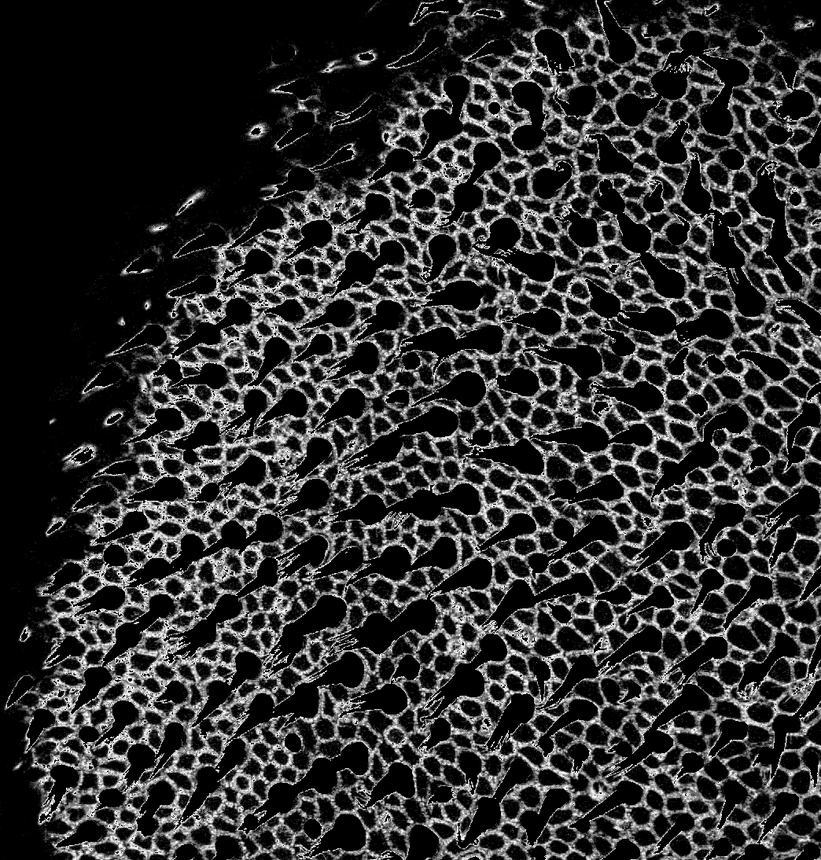
%> input picture Development/ImG.png, 821 x 860 px, shrunk from 1044 x 1094 before the run
$ octave --eval "result = imWatershed(imread('ImG.png'));"   (GNU Octave 9; MATLAB toolbox functions it lacks are replaced by stand-ins)
%> lines starting %> are read from the running program, lines starting %| are printed output that depends on the picture; in (x1, y1, x2, y2) boxes, pixels count from 0 and x2, y2 are one past the last pixel; in counts of white or black regions, pixels touching at a corner belong together; the program's own positions count from 1
function [L] = imWatershed(bwIm)
%IMWATERSHED Compute the watershed transform of a bitmap image.
%   [L] = IMWATERSHED(bwIm) computes the watershed transformed image L from
%   the input bitmap image bwIm.

% Compute the distance transform of the complement of the binary image.
D = bwdist(~bwIm);
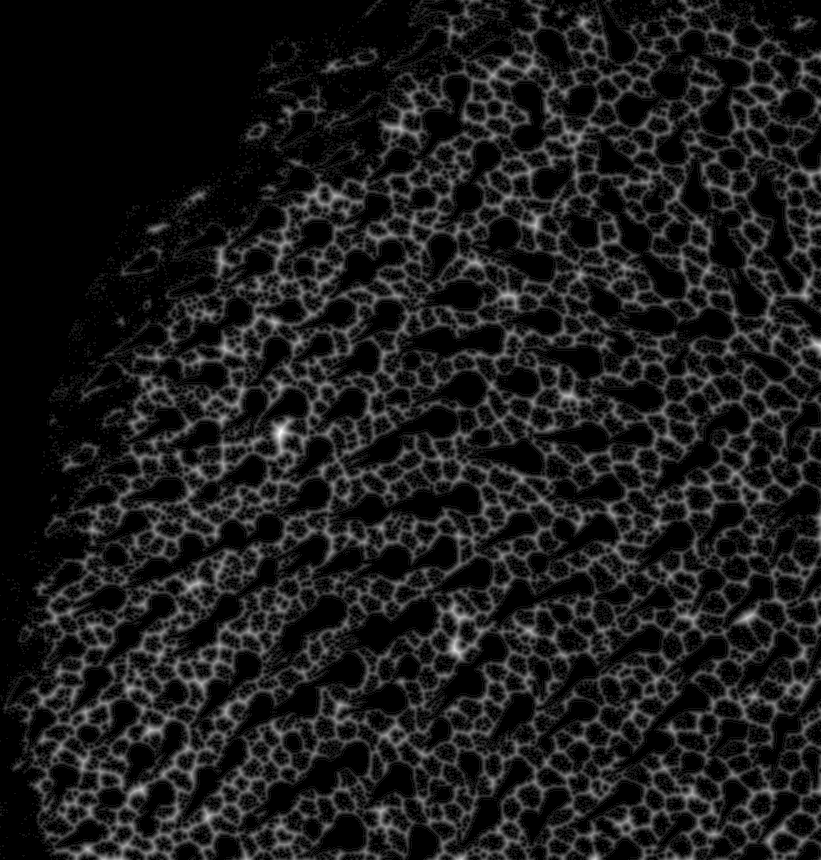
%> D: size 860x821 single; min 0, max 11.7, mean 1.24; drawn with min black and max white

% Complement tghe distance transform, and force pixels that don't belong to
% the objects to be at Inf.
D = -D;
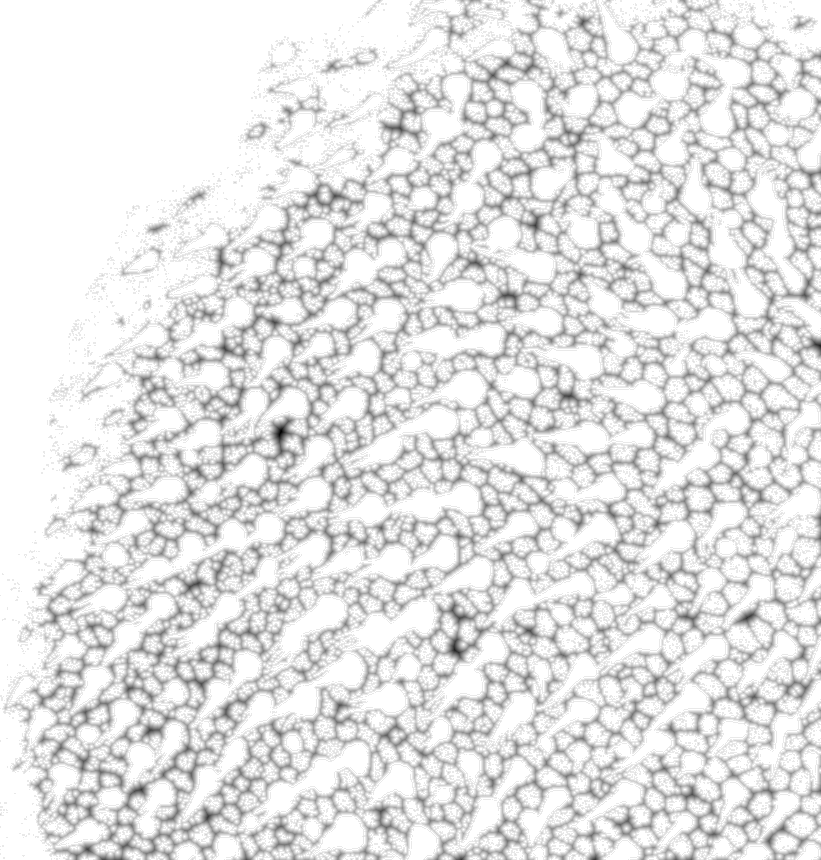
%> D: size 860x821 single; min -11.7, max 0, mean -1.24; drawn with min black and max white
D(~bwIm) = Inf;
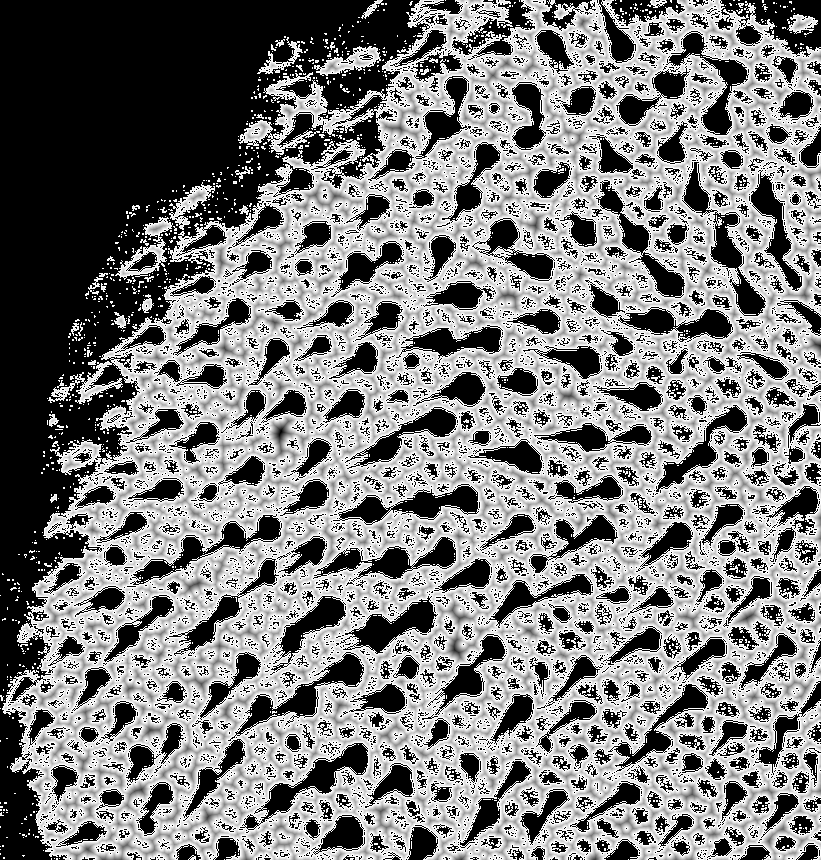
%> D: size 860x821 single; 44.4% of the values are NaN or infinite; the others: min -11.7, max -1, mean -2.23; drawn with min black, max white, NaN and infinite black

% Compute the watershed transform.
L = watershed(D);
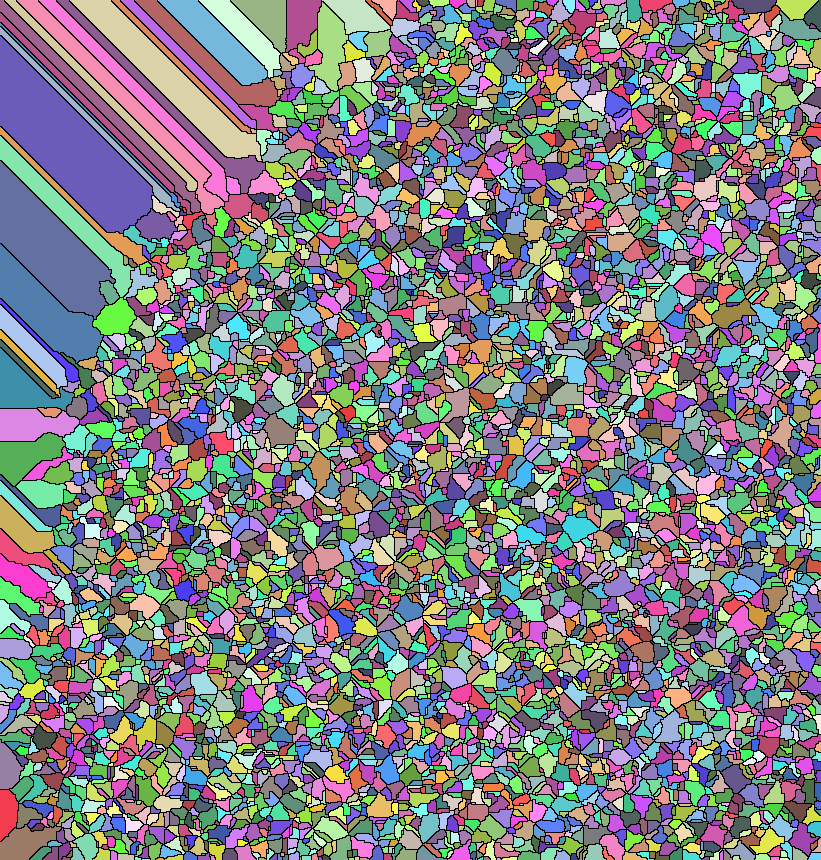
%> L: size 860x821 uint16; 5421 distinct labels, from 0 to 5420; one colour per label, 0 black
L(~bwIm) = 0;
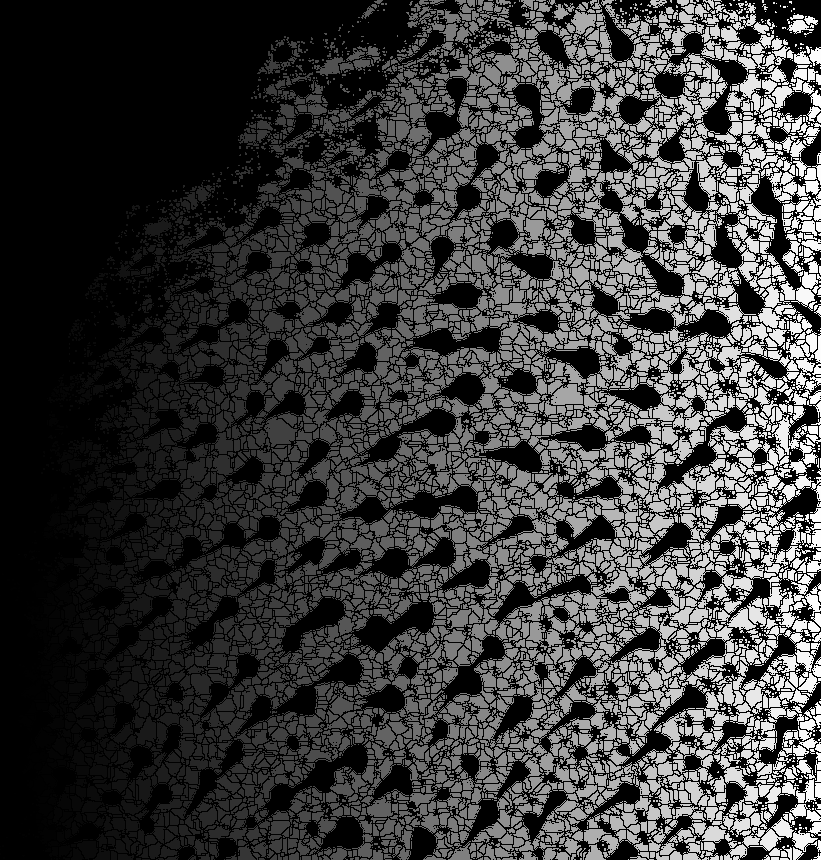
%> L: size 860x821 uint16; min 0, max 5420, mean 1299.8; drawn with min black and max white

L = logical(L);
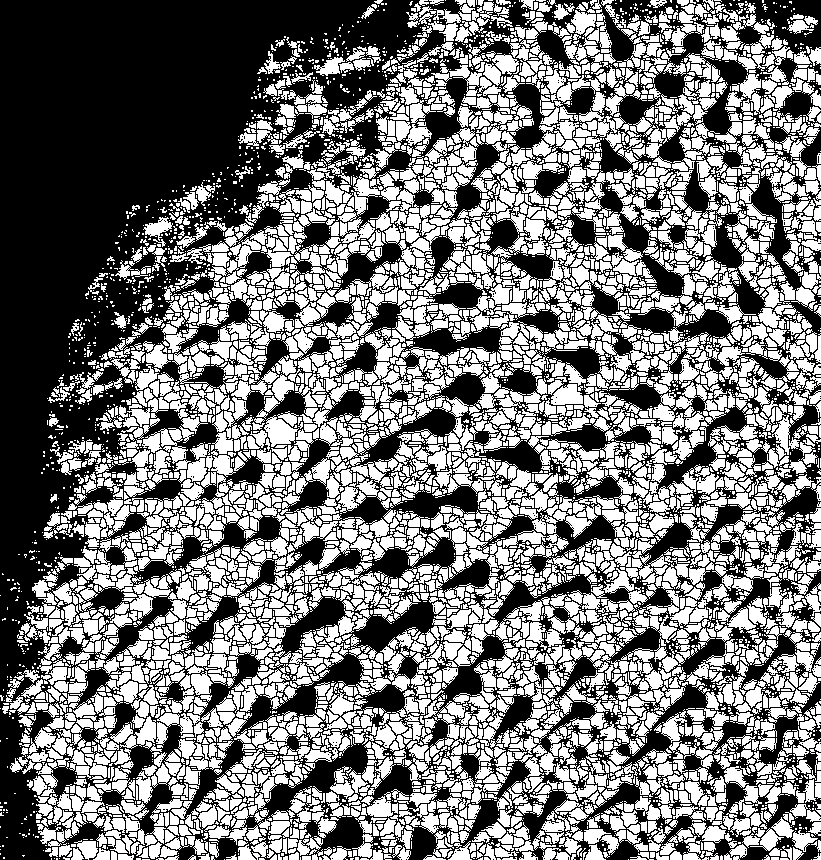
%> L: size 860x821 logical; 47.6% white; 7185 white regions (3011 under 20 px), largest, box (x1, y1, x2, y2) and area: (264, 415, 299, 447) 623, (551, 384, 583, 405) 493, (571, 10, 596, 35) 365
end
